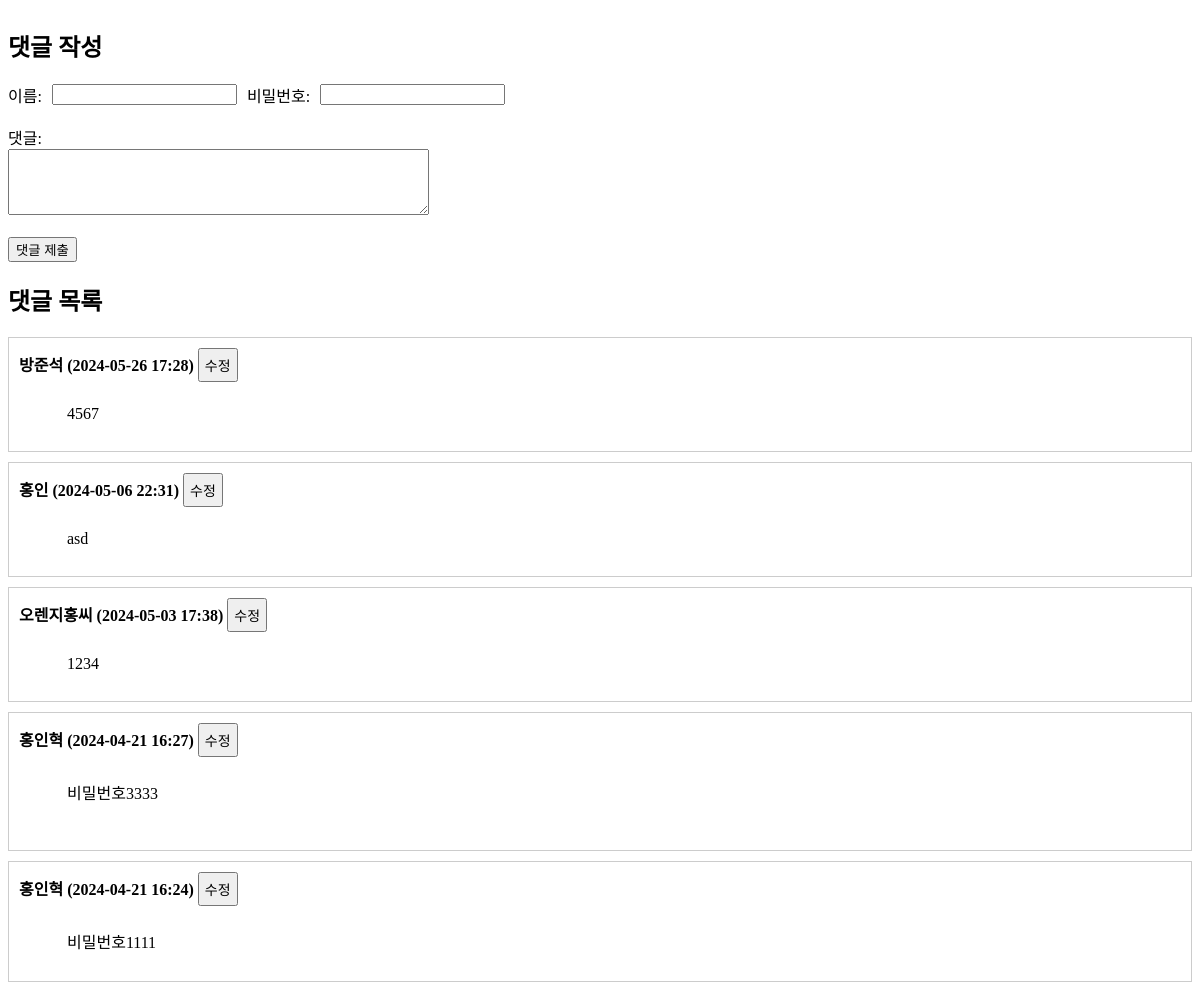
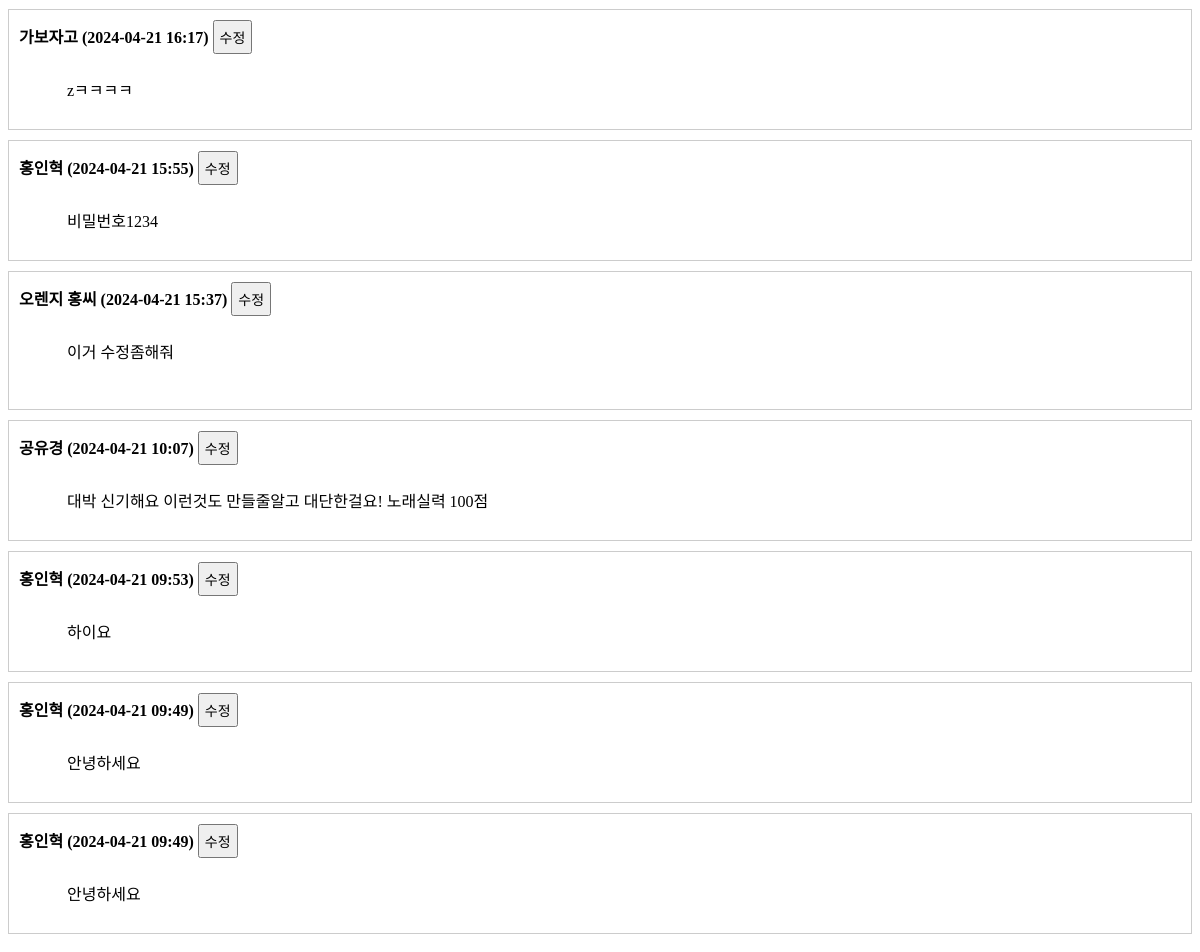
Page /comments/ on the committed database (2 pictures, top to bottom).
### Comment/models.py (models this page shows, shortened)
class Comment(models.Model):
    name = models.CharField(max_length=100)  # 작성자 이름
    password = models.CharField(max_length=100)  # 비밀번호
    content = models.TextField()  # 댓글 내용
    created_at = models.DateTimeField(default=timezone.now)  # 작성 시간

### Comment/views.py (the view, shortened to what this page needs)
# urls.py: path("comments/", views.comment_list, name="comment_list"),  # 댓글 리스트 페이지
@csrf_exempt  # CSRF 보안 예외
def comment_list(request):
    if request.method == "GET":  # 댓글 목록 조회
        comments = Comment.objects.all().order_by("-created_at")  # 최신순 정렬
        comment_list = [{"name": c.name, "content": c.content, "created_at": c.created_at} for c in comments]
        htmlfile = render(request,"comment_form.html" ,{"comments":comments})
        return htmlfile

### Templates/comment_form.html (shortened to what this page needs)
<!DOCTYPE html>
<html lang="ko">
<head>
</head>
<body >
    <h2>댓글 작성</h2>
    <form id="comment-form" action="/comments/" method="post">
        <div class="inline">
            <label for="name">이름:</label>
            <input type="text" id="name" name="name" required>
            <label for="password">비밀번호:</label>
            <input type="password" id="password" name="password" required>
        </div>
        <br>
        <label for="content">댓글:</label><br>
        <textarea id="content" name="content" rows="4" cols="50" required></textarea>
        <br><br>
        <input type="button" value="댓글 제출" onclick="submitForm()">
    </form>
    <h2>댓글 목록</h2>
    {% for comment in comments %}
    <div class="comment">
        <div class="comment-header">
            {{ comment.name }}
            ({{ comment.created_at|date:'Y-m-d H:i' }})
            <button onclick="showPasswordPrompt('{{ comment.id }}')">수정</button>
        </div>
        <div class="comment-content">
            {{ comment.content }}
        </div>
    </div>
    {% endfor %}
</body>
</html>

### Templates/comment_form.html (style rules this page uses)
.inline { display: flex; gap: 10px; align-items: center; }
.comment { padding: 10px; border: 1px solid #ccc; margin: 10px 0; }
.comment-header { font-weight: bold; margin-bottom: 5px; }
.comment-content { white-space: pre-wrap; }
.comment-header button { font-size: 14px; padding: 5px; }
html, body { overflow-x: hidden; font-size: 16px; }

### rows in the picture
Comment: name "방준석", created_at "2024-05-26 17:28", content "4567"
Comment: name "홍인", created_at "2024-05-06 22:31", content "asd"
Comment: name "오렌지홍씨", created_at "2024-05-03 17:38", content "1234"
Comment: name "홍인혁", created_at "2024-04-21 16:27", content "비밀번호3333"
Comment: name "홍인혁", created_at "2024-04-21 16:24", content "비밀번호1111"
Comment: name "가보자고", created_at "2024-04-21 16:17", content "zㅋㅋㅋㅋ"
Comment: name "홍인혁", created_at "2024-04-21 15:55", content "비밀번호1234"
Comment: name "오렌지 홍씨", created_at "2024-04-21 15:37", content "이거 수정좀해줘"
Comment: name "공유경", created_at "2024-04-21 10:07", content "대박 신기해요 이런것도 만들줄알고 대단한걸요! 노래실력 100점"
Comment: name "홍인혁", created_at "2024-04-21 09:53", content "하이요"
Comment: name "홍인혁", created_at "2024-04-21 09:49", content "안녕하세요"
Comment: name "홍인혁", created_at "2024-04-21 09:49", content "안녕하세요"
